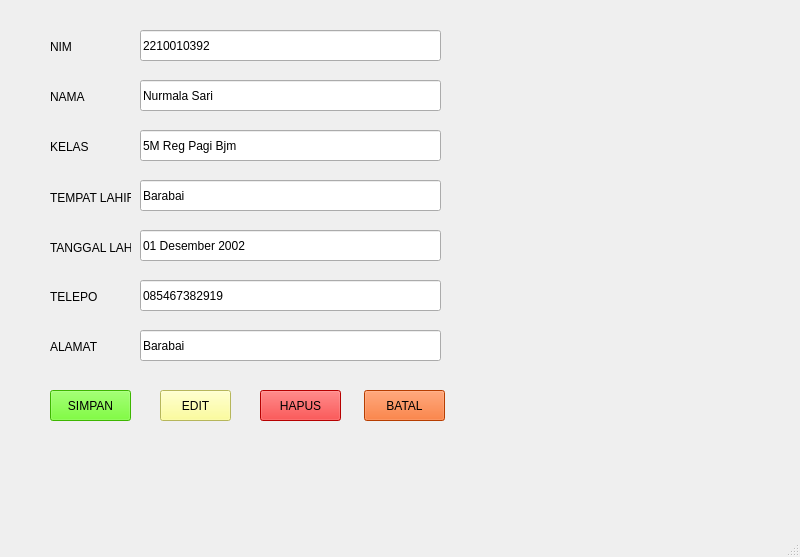
<?xml version="1.0" encoding="UTF-8"?>
<ui version="4.0">
 <class>MainWindow</class>
 <widget class="QMainWindow" name="MainWindow">
  <property name="geometry">
   <rect>
    <x>0</x>
    <y>0</y>
    <width>800</width>
    <height>557</height>
   </rect>
  </property>
  <property name="windowTitle">
   <string>MainWindow</string>
  </property>
  <widget class="QWidget" name="centralwidget">
   <widget class="QLabel" name="label">
    <property name="geometry">
     <rect>
      <x>50</x>
      <y>40</y>
      <width>47</width>
      <height>13</height>
     </rect>
    </property>
    <property name="text">
     <string>NIM</string>
    </property>
   </widget>
   <widget class="QLabel" name="label_2">
    <property name="geometry">
     <rect>
      <x>50</x>
      <y>90</y>
      <width>47</width>
      <height>13</height>
     </rect>
    </property>
    <property name="text">
     <string>NAMA</string>
    </property>
   </widget>
   <widget class="QLabel" name="label_3">
    <property name="geometry">
     <rect>
      <x>50</x>
      <y>140</y>
      <width>47</width>
      <height>13</height>
     </rect>
    </property>
    <property name="text">
     <string>KELAS</string>
    </property>
   </widget>
   <widget class="QLabel" name="label_4">
    <property name="geometry">
     <rect>
      <x>50</x>
      <y>190</y>
      <width>81</width>
      <height>16</height>
     </rect>
    </property>
    <property name="text">
     <string>TEMPAT LAHIR</string>
    </property>
   </widget>
   <widget class="QLabel" name="label_5">
    <property name="geometry">
     <rect>
      <x>50</x>
      <y>240</y>
      <width>81</width>
      <height>16</height>
     </rect>
    </property>
    <property name="text">
     <string>TANGGAL LAHIR</string>
    </property>
   </widget>
   <widget class="QLabel" name="label_6">
    <property name="geometry">
     <rect>
      <x>50</x>
      <y>290</y>
      <width>47</width>
      <height>13</height>
     </rect>
    </property>
    <property name="text">
     <string>TELEPON</string>
    </property>
   </widget>
   <widget class="QLabel" name="label_7">
    <property name="geometry">
     <rect>
      <x>50</x>
      <y>340</y>
      <width>47</width>
      <height>13</height>
     </rect>
    </property>
    <property name="text">
     <string>ALAMAT</string>
    </property>
   </widget>
   <widget class="QLineEdit" name="lineEdit">
    <property name="geometry">
     <rect>
      <x>140</x>
      <y>30</y>
      <width>301</width>
      <height>31</height>
     </rect>
    </property>
    <property name="text">
     <string>2210010392</string>
    </property>
   </widget>
   <widget class="QLineEdit" name="lineEdit_2">
    <property name="geometry">
     <rect>
      <x>140</x>
      <y>80</y>
      <width>301</width>
      <height>31</height>
     </rect>
    </property>
    <property name="text">
     <string>Nurmala Sari</string>
    </property>
   </widget>
   <widget class="QLineEdit" name="lineEdit_3">
    <property name="geometry">
     <rect>
      <x>140</x>
      <y>130</y>
      <width>301</width>
      <height>31</height>
     </rect>
    </property>
    <property name="text">
     <string>5M Reg Pagi Bjm</string>
    </property>
   </widget>
   <widget class="QLineEdit" name="lineEdit_4">
    <property name="geometry">
     <rect>
      <x>140</x>
      <y>180</y>
      <width>301</width>
      <height>31</height>
     </rect>
    </property>
    <property name="text">
     <string>Barabai</string>
    </property>
   </widget>
   <widget class="QLineEdit" name="lineEdit_5">
    <property name="geometry">
     <rect>
      <x>140</x>
      <y>230</y>
      <width>301</width>
      <height>31</height>
     </rect>
    </property>
    <property name="text">
     <string>01 Desember 2002</string>
    </property>
   </widget>
   <widget class="QLineEdit" name="lineEdit_6">
    <property name="geometry">
     <rect>
      <x>140</x>
      <y>280</y>
      <width>301</width>
      <height>31</height>
     </rect>
    </property>
    <property name="text">
     <string>085467382919</string>
    </property>
   </widget>
   <widget class="QLineEdit" name="lineEdit_7">
    <property name="geometry">
     <rect>
      <x>140</x>
      <y>330</y>
      <width>301</width>
      <height>31</height>
     </rect>
    </property>
    <property name="text">
     <string>Barabai</string>
    </property>
   </widget>
   <widget class="QPushButton" name="pushButton">
    <property name="geometry">
     <rect>
      <x>50</x>
      <y>390</y>
      <width>81</width>
      <height>31</height>
     </rect>
    </property>
    <property name="styleSheet">
     <string notr="true">background-color: rgb(85, 255, 0);</string>
    </property>
    <property name="text">
     <string>SIMPAN</string>
    </property>
   </widget>
   <widget class="QPushButton" name="pushButton_2">
    <property name="geometry">
     <rect>
      <x>160</x>
      <y>390</y>
      <width>71</width>
      <height>31</height>
     </rect>
    </property>
    <property name="styleSheet">
     <string notr="true">background-color: rgb(255, 255, 127);</string>
    </property>
    <property name="text">
     <string>EDIT</string>
    </property>
   </widget>
   <widget class="QPushButton" name="pushButton_3">
    <property name="geometry">
     <rect>
      <x>260</x>
      <y>390</y>
      <width>81</width>
      <height>31</height>
     </rect>
    </property>
    <property name="styleSheet">
     <string notr="true">background-color: rgb(255, 0, 0);</string>
    </property>
    <property name="text">
     <string>HAPUS</string>
    </property>
   </widget>
   <widget class="QPushButton" name="pushButton_4">
    <property name="geometry">
     <rect>
      <x>364</x>
      <y>390</y>
      <width>81</width>
      <height>31</height>
     </rect>
    </property>
    <property name="styleSheet">
     <string notr="true">background-color: rgb(255, 85, 0);</string>
    </property>
    <property name="text">
     <string>BATAL</string>
    </property>
   </widget>
  </widget>
  <widget class="QMenuBar" name="menubar">
   <property name="geometry">
    <rect>
     <x>0</x>
     <y>0</y>
     <width>800</width>
     <height>21</height>
    </rect>
   </property>
  </widget>
  <widget class="QStatusBar" name="statusbar"/>
 </widget>
 <resources/>
 <connections/>
</ui>
